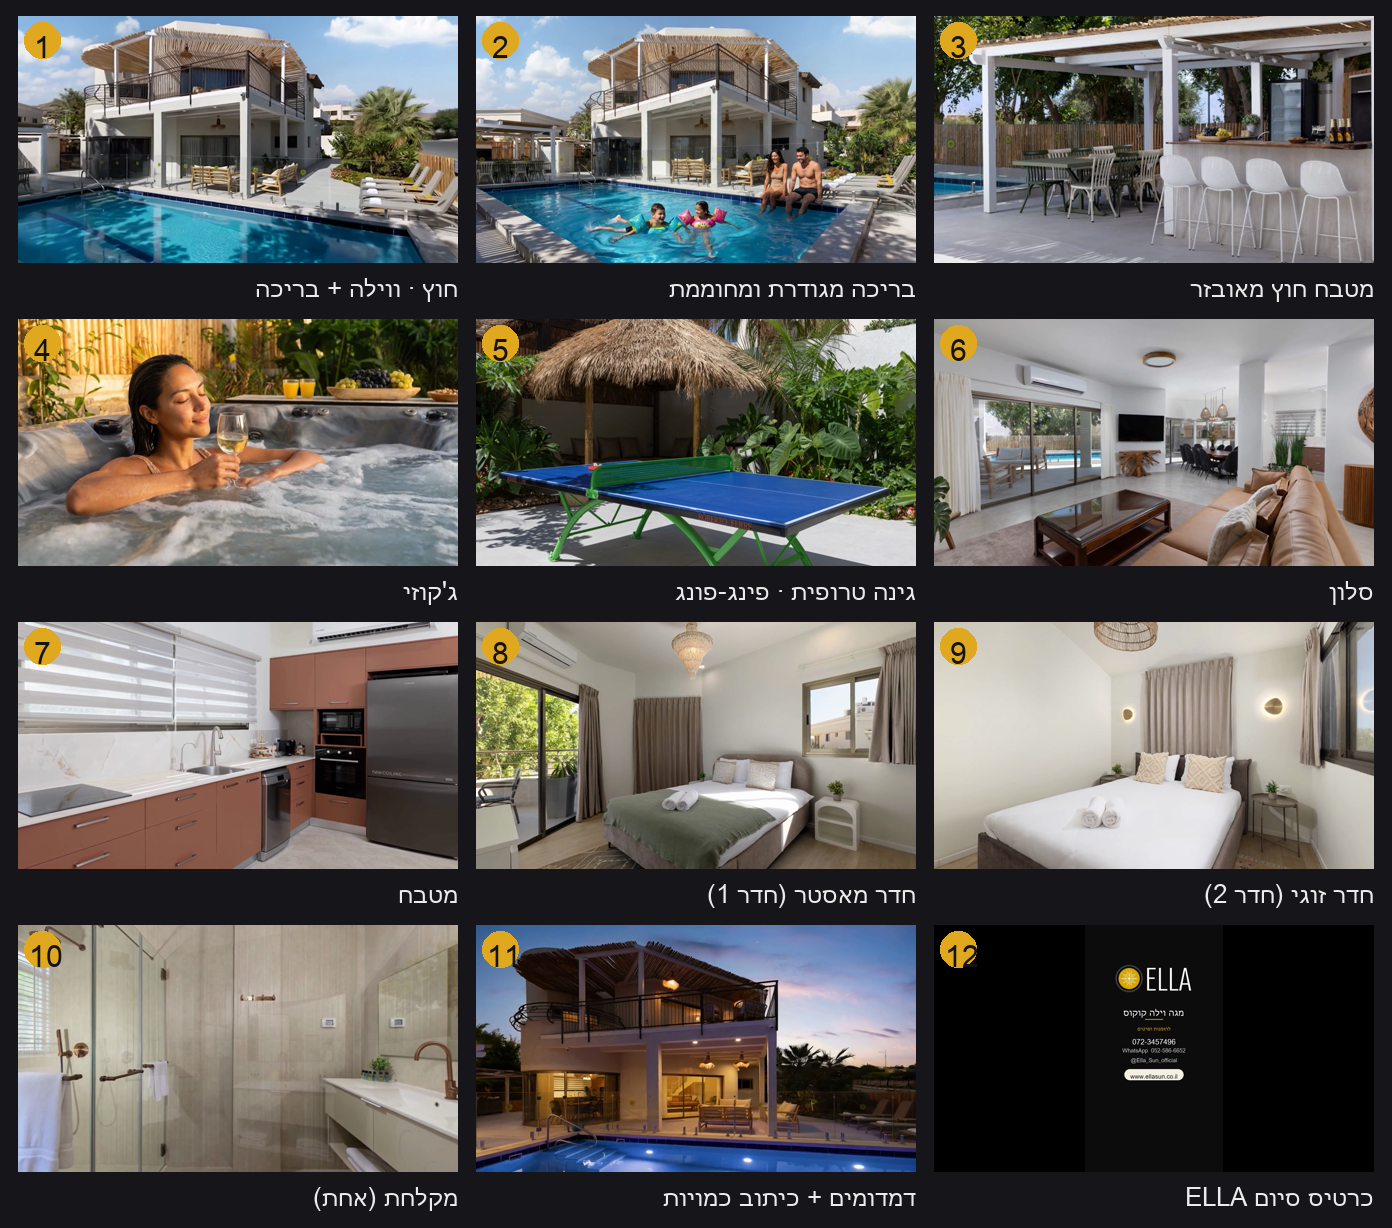

Python code for this plot:
#!/usr/bin/env python3
import os, subprocess
from PIL import Image, ImageDraw, ImageFont
from bidi.algorithm import get_display
SP="/private/tmp/claude-501/-Users-amitshechter-Projects-onezone-next/955b21ac-9f48-40a4-af74-5b4956f4f24a/scratchpad"
AST=os.path.join(SP,"assets")
SRC="/Users/amitshechter/Downloads/villa_cocos_FAMILY_VO.MP4"
FONT="/System/Library/Fonts/Supplemental/Arial Unicode.ttf"

# (num, timestamp or 'endcard', label)
SHOTS=[
 (1, 1.5,  "חוץ · ווילה + בריכה"),
 (2, 12.5, "בריכה מגודרת ומחוממת"),
 (3, 26.0, "מטבח חוץ מאובזר"),
 (4, 46.0, "ג'קוזי"),
 (5, 51.0, "גינה טרופית · פינג-פונג"),
 (6, 60.0, "סלון"),
 (7, 80.0, "מטבח"),
 (8, 90.0, "חדר מאסטר (חדר 1)"),
 (9, 96.0, "חדר זוגי (חדר 2)"),
 (10,102.0,"מקלחת (אחת)"),
 (11,125.0,"דמדומים + כיתוב כמויות"),
 (12,"endcard","כרטיס סיום ELLA"),
]
CW,CH=440,247   # 16:9 cell for frame
PADX,PADY=18,16
LBL=40
cols=3
rows=(len(SHOTS)+cols-1)//cols
GW=cols*CW+(cols+1)*PADX
GH=rows*(CH+LBL)+(rows+1)*PADY
grid=Image.new("RGB",(GW,GH),(22,22,26))
d=ImageDraw.Draw(grid)
f=ImageFont.truetype(FONT,26); fn=ImageFont.truetype(FONT,30)

for idx,(num,ts,label) in enumerate(SHOTS):
    r,c=divmod(idx,cols)
    x=PADX+c*(CW+PADX); y=PADY+r*(CH+LBL+PADY)
    tmp=os.path.join(SP,f"sb_{num}.png")
    if ts=="endcard":
        im=Image.open(os.path.join(AST,"endcard.png")).convert("RGB").resize((int(CH*9/16),CH))
        cell=Image.new("RGB",(CW,CH),(0,0,0)); cell.paste(im,((CW-im.width)//2,0))
    else:
        subprocess.run(["ffmpeg","-y","-ss",str(ts),"-i",SRC,"-frames:v","1","-vf",f"scale={CW}:{CH}",tmp],
                       stdout=subprocess.DEVNULL,stderr=subprocess.DEVNULL)
        cell=Image.open(tmp).convert("RGB")
    grid.paste(cell,(x,y))
    # number badge
    d.ellipse([x+6,y+6,x+42,y+42],fill=(224,168,30))
    d.text((x+16 if num<10 else x+11,y+9),str(num),font=fn,fill=(20,20,20))
    # label below
    s=get_display(label)
    w=d.textbbox((0,0),s,font=f)[2]
    d.text((x+CW-w, y+CH+6), s, font=f, fill=(235,235,235))

out=os.path.join(SP,"storyboard.png")
grid.save(out); print("saved",out, grid.size)
